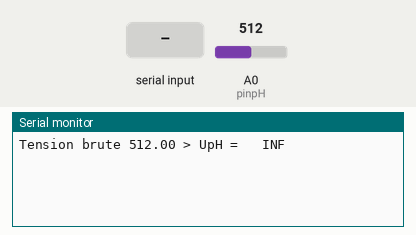
This sketch was run on a simulated Arduino Uno, built with avr-gcc and run on an emulated ATmega328P. On the bench: the last lines printed to the serial monitor. The inputs (shaded band) are chosen by the test bench; at power-on: A0 (pinpH) = 512.

Above: at 1.2 s.
1.3 s: "7" received over Serial
At 4.2 s:
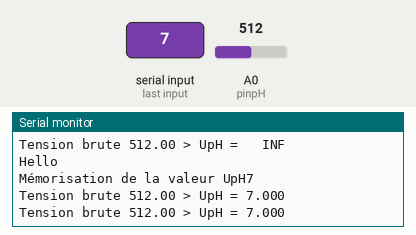
4.3 s: "4" received over Serial
At 5.4 s:
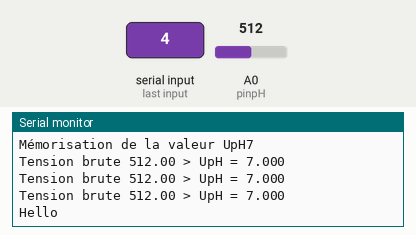
7.3 s: A0 (pinpH) set to 306
At 8.7 s:
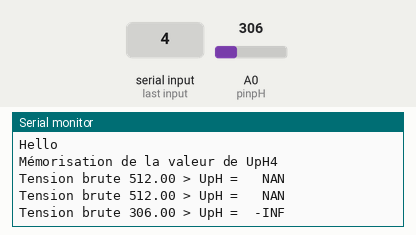
10.3 s: A0 (pinpH) set to 122
At 11.8 s:
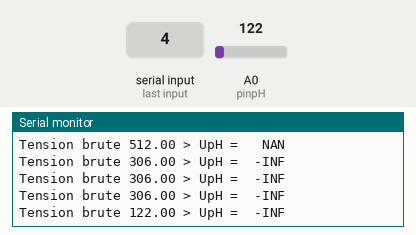

The sketch:

Script-Arduino-pH-metre.ino
```cpp
// Script permettant de simuler le fonctionnement d'un pH-mètre :

int pinpH = A0; // broche réliée à l'électrode de verre
float UpH; // tension de l'électrode de verre
float UpH4; // tension pour pH = 4
float UpH7; // tension pour pH = 7
float slope; // pente b de U = a + b * pH
float intercept; // ordonnée à l'origine a de U = a + b * pH
float rawSignal; // tension brute non moyennée
float alpha = 0.05; // pour calculer une moyenne exponentielle
float pH; // calcul du pH

int TempsEntreAffichage = 1000;
float TempsAffichageSuivant;

// void setup pour programmer les différents programmes, exécuté une seule fois :

void setup() {
 Serial.begin(9600);
 pinMode(pinpH, INPUT);
 TempsAffichageSuivant = millis() + TempsEntreAffichage;
}

// boucle loop utilisée :

void loop() {
 rawSignal = analogRead(pinpH); // lecture tension brute
 UpH = alpha*rawSignal + (1-alpha)* UpH; // moyennage pour une meilleure stabilité
 // Écriture phrase réponse :

 if ( millis() > TempsAffichageSuivant ) {
   Serial.print("Tension brute ");
   Serial.print( UpH);
   Serial.print(" > UpH = ");
   Serial.println(String((UpH-intercept)/slope,3));

   if (Serial.available()){
     Serial.println("Hello"); // vérification fonctionnement clavier
     String init = Serial.readString();
     init.trim(); // mise en page phrase réponse
     if (init == "7"){
       Serial.println("Mémorisation de la valeur UpH7");
       UpH7 = UpH;
     }else if (init == "4"){
       Serial.println("Mémorisation de la valeur de UpH4");
       UpH4 = UpH; //permet de rentrer et mémoriser les valeurs des solutions étalons
     }
     slope = (UpH7-UpH4)/(7.-4.);
     intercept = UpH4 - slope*4.; // relation tension pH grâce à l'étalonnage
   }
   TempsAffichageSuivant = TempsAffichageSuivant + TempsEntreAffichage; // prise de point
 }
}
```

Measured:
- after the input at 1.3 s, the serial monitor: prints a new line after 0.74 s (image 1)
- after the input at 7.3 s, the serial monitor: prints a new line after 0.70 s (image 3)
- after the input at 10.3 s, the serial monitor: prints a new line after 0.70 s (image 4)
